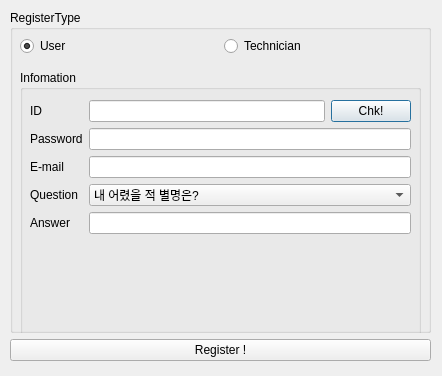
<?xml version="1.0" encoding="UTF-8"?>
<ui version="4.0">
 <class>RegisterDialog</class>
 <widget class="QDialog" name="RegisterDialog">
  <property name="geometry">
   <rect>
    <x>0</x>
    <y>0</y>
    <width>442</width>
    <height>376</height>
   </rect>
  </property>
  <property name="windowTitle">
   <string>RegisterDialog</string>
  </property>
  <widget class="QWidget" name="verticalLayoutWidget">
   <property name="geometry">
    <rect>
     <x>10</x>
     <y>10</y>
     <width>421</width>
     <height>351</height>
    </rect>
   </property>
   <layout class="QVBoxLayout" name="verticalLayout">
    <item>
     <widget class="QGroupBox" name="typeGroupBox">
      <property name="title">
       <string>RegisterType</string>
      </property>
      <widget class="QWidget" name="horizontalLayoutWidget">
       <property name="geometry">
        <rect>
         <x>10</x>
         <y>20</y>
         <width>401</width>
         <height>33</height>
        </rect>
       </property>
       <layout class="QHBoxLayout" name="horizontalLayout">
        <item>
         <widget class="QRadioButton" name="userRadioButton">
          <property name="text">
           <string>User</string>
          </property>
          <property name="checked">
           <bool>true</bool>
          </property>
         </widget>
        </item>
        <item>
         <widget class="QRadioButton" name="technicianButton">
          <property name="text">
           <string>Technician</string>
          </property>
         </widget>
        </item>
       </layout>
      </widget>
      <widget class="QGroupBox" name="infoGroupBox">
       <property name="geometry">
        <rect>
         <x>10</x>
         <y>60</y>
         <width>401</width>
         <height>441</height>
        </rect>
       </property>
       <property name="title">
        <string>Infomation</string>
       </property>
       <widget class="QWidget" name="formLayoutWidget">
        <property name="geometry">
         <rect>
          <x>10</x>
          <y>30</y>
          <width>381</width>
          <height>211</height>
         </rect>
        </property>
        <layout class="QFormLayout" name="infoLayout">
         <item row="0" column="0">
          <widget class="QLabel" name="idLabel">
           <property name="text">
            <string>ID</string>
           </property>
          </widget>
         </item>
         <item row="0" column="1">
          <layout class="QHBoxLayout" name="horizontalLayout_2">
           <item>
            <widget class="QLineEdit" name="idLineEdit"/>
           </item>
           <item>
            <widget class="QPushButton" name="idDuplicationCheck">
             <property name="text">
              <string>Chk!</string>
             </property>
            </widget>
           </item>
          </layout>
         </item>
         <item row="1" column="0">
          <widget class="QLabel" name="pwLabel">
           <property name="text">
            <string>Password</string>
           </property>
          </widget>
         </item>
         <item row="1" column="1">
          <widget class="QLineEdit" name="pwLineEdit">
           <property name="echoMode">
            <enum>QLineEdit::Password</enum>
           </property>
          </widget>
         </item>
         <item row="2" column="0">
          <widget class="QLabel" name="emailLabel">
           <property name="text">
            <string>E-mail</string>
           </property>
          </widget>
         </item>
         <item row="2" column="1">
          <widget class="QLineEdit" name="emailLineEdit"/>
         </item>
         <item row="3" column="0">
          <widget class="QLabel" name="questionLabel">
           <property name="text">
            <string>Question</string>
           </property>
          </widget>
         </item>
         <item row="3" column="1">
          <widget class="QComboBox" name="questionComboBox">
           <property name="currentText">
            <string>내 어렸을 적 별명은?</string>
           </property>
           <property name="currentIndex">
            <number>0</number>
           </property>
           <item>
            <property name="text">
             <string>내 어렸을 적 별명은?</string>
            </property>
           </item>
           <item>
            <property name="text">
             <string>내가 다녔던 초등학교 이름은?</string>
            </property>
           </item>
           <item>
            <property name="text">
             <string>내 보물 1호는?</string>
            </property>
           </item>
          </widget>
         </item>
         <item row="4" column="0">
          <widget class="QLabel" name="answerLabel">
           <property name="text">
            <string>Answer</string>
           </property>
          </widget>
         </item>
         <item row="4" column="1">
          <widget class="QLineEdit" name="answerLineEdit"/>
         </item>
        </layout>
       </widget>
      </widget>
     </widget>
    </item>
    <item>
     <widget class="QPushButton" name="registerButton">
      <property name="text">
       <string>Register !</string>
      </property>
     </widget>
    </item>
   </layout>
  </widget>
 </widget>
 <tabstops>
  <tabstop>userRadioButton</tabstop>
  <tabstop>technicianButton</tabstop>
  <tabstop>pwLineEdit</tabstop>
  <tabstop>registerButton</tabstop>
 </tabstops>
 <resources/>
 <connections/>
</ui>
